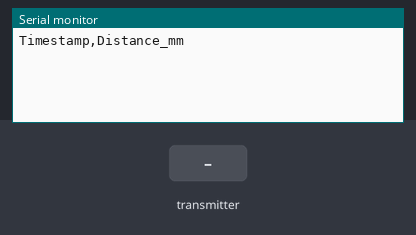
Simulated run of this sketch. Board: ESP32-S3. Parts: the last lines printed to the serial monitor. The test bench sets the inputs (shaded band).

Above: at 1.2 s.
1.3 s: the transmitter starts sending year = 0
At 1.7 s:
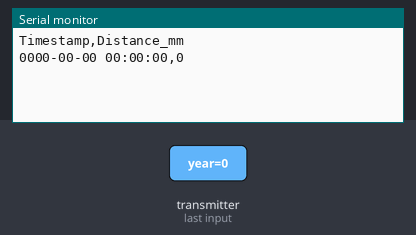
3.3 s: the transmitter starts sending month = 64
At 3.7 s:
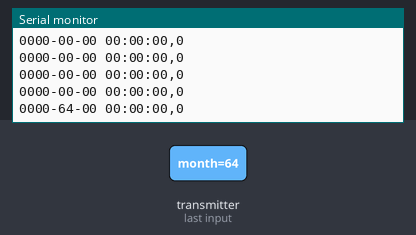
4.8 s: the transmitter starts sending day = 64
At 5.11 s:
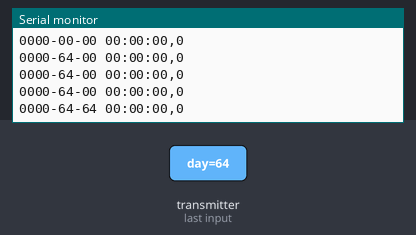
6.3 s: the transmitter starts sending hour = 64
At 6.7 s:
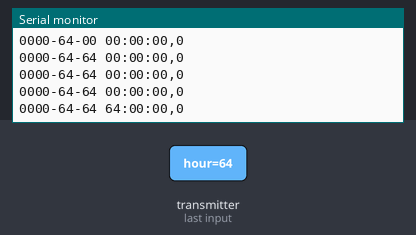
7.8 s: the transmitter starts sending minute = 64
At 8.11 s:
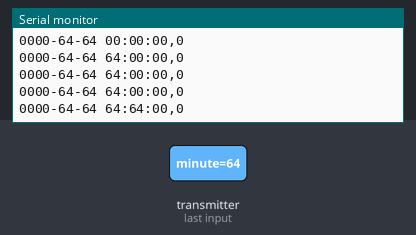
9.3 s: the transmitter starts sending second = 64
At 9.7 s:
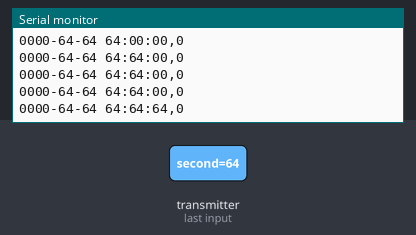

The sketch:

receiver_esp32s3.ino
```cpp
#include <esp_now.h>
#include <WiFi.h>

typedef struct struct_message {
  uint16_t year;
  uint8_t month;
  uint8_t day;
  uint8_t hour;
  uint8_t minute;
  uint8_t second;
  uint16_t distance;
  bool timeout;
} struct_message;

struct_message myData;

// A flag to tell the main loop() that new data has arrived
volatile bool newDataReceived = false;

// --- UPDATED CALLBACK ---
void OnDataRecv(const esp_now_recv_info *info, const uint8_t *incomingData, int len) {
  if (len == sizeof(struct_message)) {
    // Copy the data quickly and get out! Do NOT print here.
    memcpy((void*)&myData, incomingData, sizeof(myData));
    newDataReceived = true;
  } else {
    // We can print a tiny error here, but it's risky.
    // Best to just ignore corrupted packets quietly.
  }
}

void setup() {
  Serial.begin(115200);
  while (!Serial && millis() < 5000);

  Serial.println("Timestamp,Distance_mm");

  WiFi.mode(WIFI_STA);

  if (esp_now_init() != ESP_OK) {
    Serial.println("Error,ESP-NOW_Init_Failed");
    return;
  }

  esp_now_register_recv_cb(OnDataRecv);
}

void loop() {
  // --- SAFELY PRINT DATA IN THE MAIN LOOP ---
  if (newDataReceived) {
    int distance_out = myData.timeout ? -1 : myData.distance;

    char csvRow[64];
    snprintf(csvRow, sizeof(csvRow), "%04d-%02d-%02d %02d:%02d:%02d,%d",
             myData.year, myData.month, myData.day,
             myData.hour, myData.minute, myData.second,
             distance_out);

    Serial.println(csvRow);

    // Reset the flag so we wait for the next packet
    newDataReceived = false;
  }
}
```

Measured:
- after the input at 1.3 s, the serial monitor: prints a new line at once (image 1)
- after the input at 3.3 s, the serial monitor: prints a new line at once (image 2)
- after the input at 4.8 s, the serial monitor: prints a new line at once (image 3)
- after the input at 6.3 s, the serial monitor: prints a new line at once (image 4)
- after the input at 7.8 s, the serial monitor: prints a new line at once (image 5)
- after the input at 9.3 s, the serial monitor: prints a new line at once (image 6)
